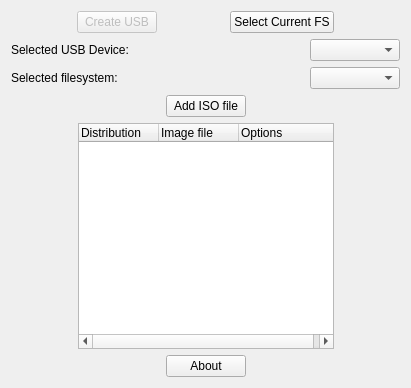
<?xml version="1.0" encoding="UTF-8"?>
<ui version="4.0">
 <class>Form</class>
 <widget class="QWidget" name="Form">
  <property name="geometry">
   <rect>
    <x>0</x>
    <y>0</y>
    <width>411</width>
    <height>388</height>
   </rect>
  </property>
  <property name="windowTitle">
   <string>Form</string>
  </property>
  <layout class="QVBoxLayout" name="verticalLayout">
   <item>
    <layout class="QHBoxLayout" name="horizontalLayout">
     <item>
      <spacer name="horizontalSpacer">
       <property name="orientation">
        <enum>Qt::Horizontal</enum>
       </property>
       <property name="sizeHint" stdset="0">
        <size>
         <width>40</width>
         <height>20</height>
        </size>
       </property>
      </spacer>
     </item>
     <item>
      <widget class="QPushButton" name="createUsb">
       <property name="enabled">
        <bool>false</bool>
       </property>
       <property name="text">
        <string>Create USB</string>
       </property>
      </widget>
     </item>
     <item>
      <spacer name="horizontalSpacer_2">
       <property name="orientation">
        <enum>Qt::Horizontal</enum>
       </property>
       <property name="sizeHint" stdset="0">
        <size>
         <width>40</width>
         <height>20</height>
        </size>
       </property>
      </spacer>
     </item>
     <item>
      <widget class="QPushButton" name="scanDevice">
       <property name="text">
        <string>Select Current FS</string>
       </property>
      </widget>
     </item>
     <item>
      <spacer name="horizontalSpacer_3">
       <property name="orientation">
        <enum>Qt::Horizontal</enum>
       </property>
       <property name="sizeHint" stdset="0">
        <size>
         <width>40</width>
         <height>20</height>
        </size>
       </property>
      </spacer>
     </item>
    </layout>
   </item>
   <item>
    <layout class="QHBoxLayout" name="horizontalLayout_2">
     <item>
      <widget class="QLabel" name="label">
       <property name="text">
        <string>Selected USB Device:</string>
       </property>
      </widget>
     </item>
     <item>
      <spacer name="horizontalSpacer_4">
       <property name="orientation">
        <enum>Qt::Horizontal</enum>
       </property>
       <property name="sizeHint" stdset="0">
        <size>
         <width>40</width>
         <height>20</height>
        </size>
       </property>
      </spacer>
     </item>
     <item>
      <widget class="QComboBox" name="devices">
       <property name="minimumSize">
        <size>
         <width>90</width>
         <height>0</height>
        </size>
       </property>
      </widget>
     </item>
    </layout>
   </item>
   <item>
    <layout class="QHBoxLayout" name="horizontalLayout_3">
     <item>
      <widget class="QLabel" name="label_2">
       <property name="text">
        <string>Selected filesystem:</string>
       </property>
      </widget>
     </item>
     <item>
      <spacer name="horizontalSpacer_5">
       <property name="orientation">
        <enum>Qt::Horizontal</enum>
       </property>
       <property name="sizeHint" stdset="0">
        <size>
         <width>40</width>
         <height>20</height>
        </size>
       </property>
      </spacer>
     </item>
     <item>
      <widget class="QComboBox" name="fileSystem">
       <property name="minimumSize">
        <size>
         <width>90</width>
         <height>0</height>
        </size>
       </property>
      </widget>
     </item>
    </layout>
   </item>
   <item>
    <layout class="QHBoxLayout" name="horizontalLayout_4">
     <item>
      <spacer name="horizontalSpacer_6">
       <property name="orientation">
        <enum>Qt::Horizontal</enum>
       </property>
       <property name="sizeHint" stdset="0">
        <size>
         <width>40</width>
         <height>20</height>
        </size>
       </property>
      </spacer>
     </item>
     <item>
      <widget class="QPushButton" name="addIso">
       <property name="text">
        <string>Add ISO file</string>
       </property>
      </widget>
     </item>
     <item>
      <spacer name="horizontalSpacer_7">
       <property name="orientation">
        <enum>Qt::Horizontal</enum>
       </property>
       <property name="sizeHint" stdset="0">
        <size>
         <width>40</width>
         <height>20</height>
        </size>
       </property>
      </spacer>
     </item>
    </layout>
   </item>
   <item>
    <layout class="QHBoxLayout" name="horizontalLayout_5">
     <item>
      <spacer name="horizontalSpacer_8">
       <property name="orientation">
        <enum>Qt::Horizontal</enum>
       </property>
       <property name="sizeHint" stdset="0">
        <size>
         <width>40</width>
         <height>20</height>
        </size>
       </property>
      </spacer>
     </item>
     <item>
      <widget class="QTreeWidget" name="menuTree">
       <attribute name="headerDefaultSectionSize">
        <number>80</number>
       </attribute>
       <column>
        <property name="text">
         <string>Distribution</string>
        </property>
       </column>
       <column>
        <property name="text">
         <string>Image file</string>
        </property>
       </column>
       <column>
        <property name="text">
         <string>Options</string>
        </property>
       </column>
      </widget>
     </item>
     <item>
      <spacer name="horizontalSpacer_9">
       <property name="orientation">
        <enum>Qt::Horizontal</enum>
       </property>
       <property name="sizeHint" stdset="0">
        <size>
         <width>40</width>
         <height>20</height>
        </size>
       </property>
      </spacer>
     </item>
    </layout>
   </item>
   <item>
    <layout class="QHBoxLayout" name="horizontalLayout_6">
     <item>
      <spacer name="horizontalSpacer_10">
       <property name="orientation">
        <enum>Qt::Horizontal</enum>
       </property>
       <property name="sizeHint" stdset="0">
        <size>
         <width>40</width>
         <height>20</height>
        </size>
       </property>
      </spacer>
     </item>
     <item>
      <widget class="QPushButton" name="about">
       <property name="text">
        <string>About</string>
       </property>
      </widget>
     </item>
     <item>
      <spacer name="horizontalSpacer_11">
       <property name="orientation">
        <enum>Qt::Horizontal</enum>
       </property>
       <property name="sizeHint" stdset="0">
        <size>
         <width>40</width>
         <height>20</height>
        </size>
       </property>
      </spacer>
     </item>
    </layout>
   </item>
  </layout>
 </widget>
 <resources/>
 <connections/>
</ui>
